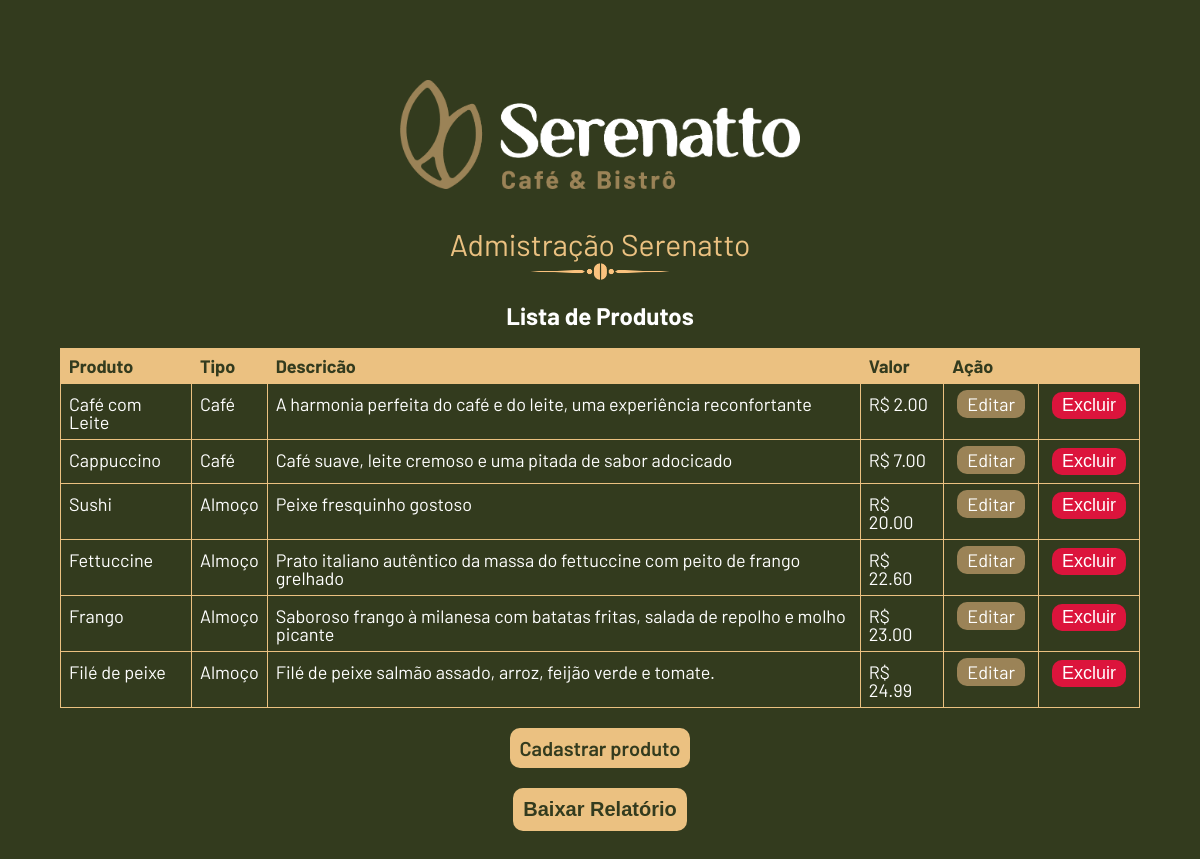
Screenshot of /Cafeteria/admin.php with the database file from the repository.
### tables this page shows
CREATE TABLE `produtos` (
  `id` int(11) NOT NULL,
  `tipo` varchar(45) NOT NULL,
  `nome` varchar(45) NOT NULL,
  `descricao` varchar(90) NOT NULL,
  `imagem` varchar(80) NOT NULL,
  `preco` decimal(5,2) NOT NULL
);

### Cafeteria/src/repositorio/ProdutoRepositorio.php (called while the page is built, shortened)
<?php
class ProdutoRepositorio
{
    private $pdo;
    public function __construct(PDO $pdo)
    {
        $this->pdo = $pdo;
    }
    public function formarObjeto($dados)
    {
        return new Produto(
        $dados['id'],
        $dados['tipo'],
        $dados['nome'],
        $dados['descricao'],
        $dados['preco'],
        $dados['imagem']
        );
    }
    public function buscarProduto(): array
    {
        $sqlResgata = "SELECT * FROM produtos ORDER BY preco";
        $statement = $this->pdo->query($sqlResgata);
        $todosProdutos = $statement->fetchAll(PDO::FETCH_ASSOC);
        $dadosProdutos = array_map(function($produto) {
            return $this->formarObjeto($produto);
        }, $todosProdutos);
        return $dadosProdutos;
    }
}

### Cafeteria/src/modelo/Produto.php (called while the page is built, shortened)
<?php
class Produto
{
    private $id;
    private $tipo;
    private $nome;
    private $descricao;
    private $preco;
    public function __construct(?int $id, string $tipo, string $nome, string $descricao, float $preco, ?string $imagem = "logo-serenatto.png")
    {
        $this->id = $id;
        $this->tipo = $tipo;
        $this->nome = $nome;
        $this->descricao = $descricao;
        $this->preco = $preco;
    }
    public function getId()
    {
        return $this->id;
    }
    public function getTipo()
    {
        return $this->tipo;
    }
    public function getNome()
    {
        return $this->nome;
    }
    public function getDescricao()
    {
        return $this->descricao;
    }
    public function getPrecoFormatado():string
    {
        return "R$ " . number_format($this->preco,2);
    }
}

### Cafeteria/admin.php (the view, shortened to what this page needs)
<?php
  require_once('./src/conecta.php');
  require "./src/modelo/Produto.php";
  require "./src/repositorio/ProdutoRepositorio.php";
  $produtoRepositorio = new ProdutoRepositorio($pdo);
  $todosProdutos = $produtoRepositorio->buscarProduto();
?>
<!doctype html>
<html lang="pt-br">
<head>
  <link rel="stylesheet" href="css/reset.css">
  <link rel="stylesheet" href="css/index.css">
  <link rel="stylesheet" href="css/admin.css">
</head>
<body>
<main>
  <section class="container-admin-banner">
    <img src="img/logo-serenatto-horizontal.png" class="logo-admin" alt="logo-serenatto">
    <h1>Admistração Serenatto</h1>
    <img class= "ornaments" src="img/ornaments-coffee.png" alt="ornaments">
  </section>
  <h2>Lista de Produtos</h2>
  <section class="container-table">
    <table>
      <thead>
        <tr>
          <th>Produto</th>
          <th>Tipo</th>
          <th>Descricão</th>
          <th>Valor</th>
          <th colspan="2">Ação</th>
        </tr>
      </thead>
      <tbody>
      <?php foreach($todosProdutos as $produto):?>
        <tr>
          <td><?=$produto->getNome()?></td>
          <td><?=$produto->getTipo()?></td>
          <td><?=$produto->getDescricao()?></td>
          <td><?=$produto->getPrecoFormatado()?></td>
          <td><a class="botao-editar" href="editar-produto.php?id=<?=$produto->getId()?>">Editar</a></td>
          <td>
            <form action="excluir-produto.php" method="POST">
              <input type="submit" class="botao-excluir" value="Excluir">
            </form>
          </td>
        </tr>
        <?php endforeach;?>
      </tbody>
    </table>
  <a class="botao-cadastrar" href="cadastrar-produto.php">Cadastrar produto</a>
  <form action="gerador-pdf.php" method="post">
    <input type="submit" class="botao-cadastrar" value="Baixar Relatório"/>
  </form>
  </section>
</main>
</body>
</html>

### Cafeteria/css/index.css (style rules this page uses)
body { background-color: #333B1E; font-family: 'Barlow', sans-serif; }
main { height: 100vh; }
h2 { text-align: center; font-size: 48px; margin: 20px 0px; color: #FFF; font-weight: bold; }
.ornaments { width: 200px; }

### Cafeteria/css/admin.css (style rules this page uses)
.container-admin-banner { display: flex; align-items: center; flex-direction: column; margin: 80px 0px 20px; }
.logo-admin { width: 400px; }
h2 { font-size: 24px; }
.container-table { display: flex; align-items: center; flex-direction: column; }
table { width: 90%; margin: auto 0; }
table, th, td { border: 1px solid #EBC181; }
table th { padding: 11px 0 11px; background-color: #EBC181; color: #333B1E; font-weight: bold; font-size: 18px; text-align: left; padding: 8px; }
table tr { border: 1px solid #ddd; }
table td { color: #FFF; font-size: 18px; padding: 8px; }
.container-admin-banner h1 { margin-top: 40px; font-size: 30px; color: #EBC181; }
table tbody tr td a, .botao-cadastrar, .botao-excluir { padding: 3px 10px; border-radius: 10px; color: #FFFFFF; text-decoration: none; margin: 0 5px; transition: 0.7s; border: none; font-size: 18px; }
.botao-cadastrar { background: #EBC181; color: #333B1E; font-weight: 600; margin-top: 20px; font-size: 20px; border-radius: 10px; padding: 10px 10px; border: none; }
.botao-editar { background: #9B8357; }
.botao-excluir { background: crimson; }

### rows the page displays
produtos: nome "Café com Leite", tipo "Café", descricao "A harmonia perfeita do café e do leite, uma experiência reconfortante", preco "R$ 2.00"
produtos: nome "Cappuccino", tipo "Café", descricao "Café suave, leite cremoso e uma pitada de sabor adocicado", preco "R$ 7.00"
produtos: nome "Sushi", tipo "Almoço", descricao "Peixe fresquinho gostoso", preco "R$ 20.00"
produtos: nome "Fettuccine", tipo "Almoço", descricao "Prato italiano autêntico da massa do fettuccine com peito de frango grelhado", preco "R$ 22.60"
produtos: nome "Frango", tipo "Almoço", descricao "Saboroso frango à milanesa com batatas fritas, salada de repolho e molho picante", preco "R$ 23.00"
produtos: nome "Filé de peixe", tipo "Almoço", descricao "Filé de peixe salmão assado, arroz, feijão verde e tomate.", preco "R$ 24.99"
